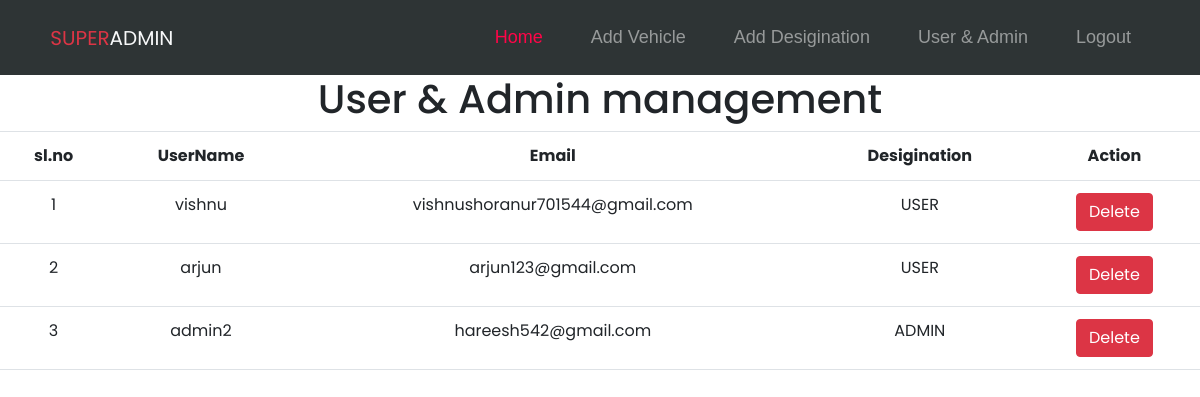
The page /list/ (signed in) on the database as committed earlier.
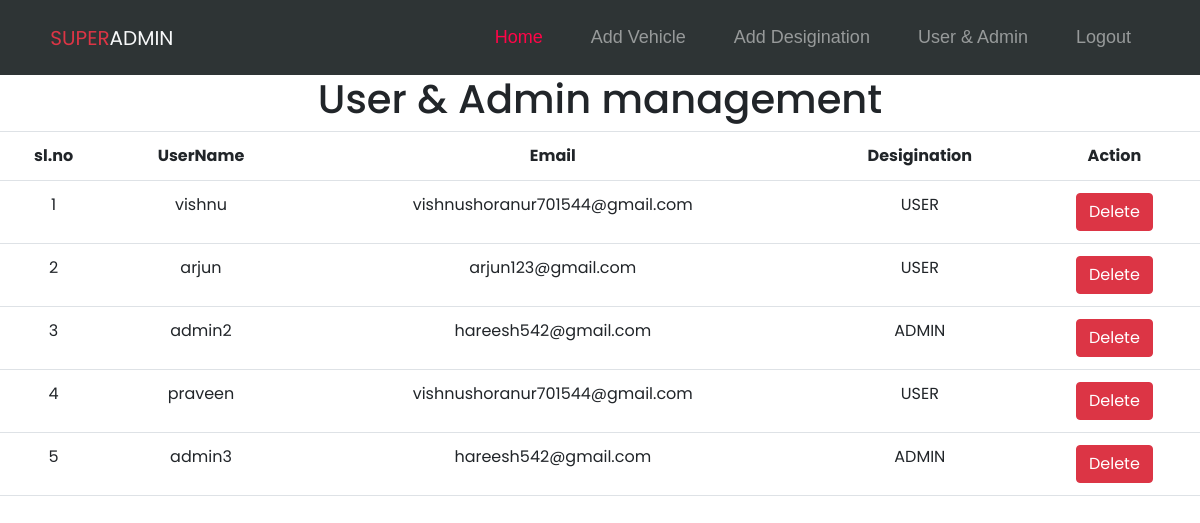
The same page on the database as committed later.
### app/models.py (models this page shows, shortened)
class Registration(models.Model):
    first_name=models.CharField(max_length=100,null=True)
    last_name=models.CharField(max_length=100,null=True)
    email=models.EmailField(max_length=100,null=True)
    username=models.CharField(max_length=100,null=True)
    password=models.CharField(max_length=100,null=True)
    desigination=models.ForeignKey(Desigination,on_delete=models.CASCADE)

class Desigination(models.Model):
    desigination=models.CharField(max_length=100,null=True)

### app/views.py (the view)
# urls.py: path('list/',views.user_admin_list,name='user_admin_list'),
def user_admin_list(request):
    if 'username' in request.session:
        std=Registration.objects.all()
        return render(request,'user_admin_action.html',{'std':std})
    return redirect('user_logout')

### templates/user_admin_action.html (shortened to what this page needs)
{% extends 'base2.html' %}
{% block body %}
<table  class="table text-center">
  <h1 class="text-center ">User & Admin management</h1>
  <tr>
      <th>sl.no</th>
      <th>UserName</th>
      <th>Email</th>
      <th>Desigination</th>
      <th>Action</th>
  </tr>
  {% for p in std %}
 <tr>
      <td>{{forloop.counter}}</td>
      <td>{{p.username}}</td>
      <td>{{p.email}}</td>
      <td>{{p.desigination.desigination}}</td>
      <td><a href="{% url 'delete_user_admin' p.id %}" class="btn btn-danger ">Delete</a></td>
  </tr>
  {% endfor %}
</table>
{% endblock %}

### templates/base2.html (shortened to what this page needs)
{% load static %}
<!DOCTYPE html>
<html lang="en">
<head>
    <link href="https://cdn.jsdelivr.net/npm/bootstrap@5.0.2/dist/css/bootstrap.min.css" rel="stylesheet"
>
    <link rel="stylesheet" href="https://cdnjs.cloudflare.com/ajax/libs/font-awesome/6.2.0/css/all.min.css"
 />
        <link rel="stylesheet" href="https://cdn.jsdelivr.net/npm/bootstrap@4.4.1/dist/css/bootstrap.min.css">
</head>
<body>
    <section class="navbar m-0 p-0 ">
        <nav class="navbar navbar-expand-lg navbar-dark w-100 py-3" style="background-color:#2e3435;">
            <div class="container ">
                <a class="navbar-brand text-light" href="{% url 'super_admin' %}"><img src="" alt="">  <span class="text-danger">SUPER</span>ADMIN</a>
                <div class="collapse navbar-collapse justify-content-end " id="navbarNavDropdown2">
                    <ul class="navbar-nav ">
                        <li class="nav-item mx-lg-3 ">
                            <a class="nav-link" style="color: rgb(255, 5, 72);" aria-current="page"
                                href="{% url 'super_admin' %}">Home</a>
                        </li>
                        <li class="nav-item mx-lg-3">
                            <a class="nav-link" href="{% url 'add_vehicle' %}" >Add Vehicle</a>
                        </li>
                        <li class="nav-item mx-lg-3">
                            <a class="nav-link" href="{% url 'add_desigination' %}" >Add Desigination</a>
                        </li>
                        <li class="nav-item mx-lg-3">
                            <a class="nav-link" href="{% url 'user_admin_list' %}">User & Admin</a>
                        </li>
                        <li class="nav-item mx-lg-3">
                            <a class="nav-link" href="{% url 'user_logout' %}">Logout</a>
                        </li>
                    </ul>
                </div>
            </div>
        </nav>
    </section>
    {% block body %}
    {% endblock %}
</body>
</html>

### templates/base2.html (style rules this page uses)
* { margin: 0; padding: 0; box-sizing: border-box; font-family: 'Poppins', sans-serif; }
.nav-item a { font-size: 18px; }
.nav-link { font-family: Arial, Helvetica, sans-serif; color:white; }

Rows that differ between the two databases and show on the page:
added Registration: username "praveen", email "vishnushoranur701544@gmail.com", desigination.desigination "USER"
added Registration: username "admin3", email "hareesh542@gmail.com", desigination.desigination "ADMIN"
